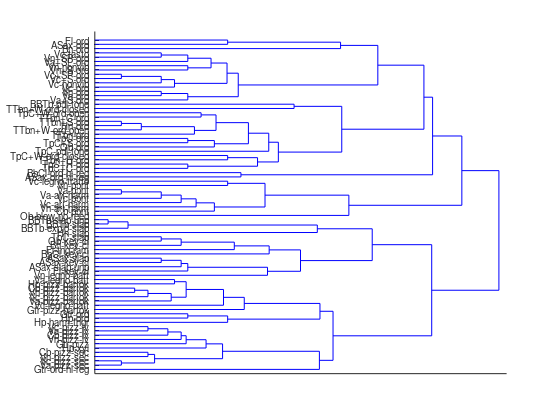
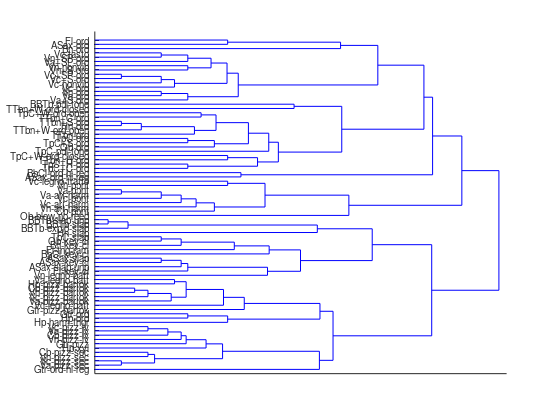

Recreate these plots in MATLAB, in order. (Note: this script raises an error after producing the figures.)
%function clusterAnalysis()
modes = 0;
load simAll
addpath('evaluation')

l = linkage(dc, 'weighted');

% names{2} = [names{2} '     .'];
h=figure(1);
dendrogram(l, 78,'Orientation','right', 'Labels', names)
set(gca, 'xtick', [], 'fontSize', 7)
% axis tight
% saveas(gcf, '../paper/figures/allLinkage', 'png')

set(h,'Units','Inches');
pos = get(h,'Position');
set(h,'PaperPositionMode','Auto','PaperUnits','Inches','PaperSize',[pos(3), pos(4)])
saveas(gcf, '../../paper/figures/dendrogram', 'pdf')
saveas(gcf, '../../paper/figures/dendrogram', 'fig')


for k=2:15
    c(k, :) = cluster(l, 'maxclust', k);
    
    [iNames, ~, ii] = unique(instruments);
    [mNames, ~, im] = unique(modes);
    
    cmi = clusteringMetrics(c(k, :), ii);
    
    cmm = clusteringMetrics(c(k, :), im);
    
    ai(k) = cmi.nmi;
    am(k) = cmm.nmi;
    
    for m=1:100
        cr = randi(k, size(c, 2), 1);
        crmi = clusteringMetrics(cr, ii);
        crmm = clusteringMetrics(cr, im);
        arim(m) = crmi.nmi;
        armm(m) = crmm.nmi;
    end
    
    ari(k) = mean(arim);
    arm(k) = mean(armm);
end
ai(1)=NaN;
am(1)=NaN;
ari(1)=NaN;
arm(1)=NaN;

save('clusters.mat')


figure(1)
plot([ai; am; ari; arm; ai-ari; am-arm]', 'LineWidth', 2)
xlabel('Number of clusters')
ylabel('Nmi')
legend({'j/I', 'j/Pt', 'nullI', 'nullPt', 'nj/I', 'nj/Pt'})
set(gca, 'FontSize', 16)
saveas(gcf, 'figures/clusterAnalysis', 'png')
saveas(gcf, 'figures/clusterAnalysis', 'fig')


figure(2)
colormap('jet')
subplot 211
imagesc([c(5, :)/5; im'/15])
subplot 212
imagesc([c(6, :)/6; ii'/15])

% trier les references
% faire un alignement par pair wise max
